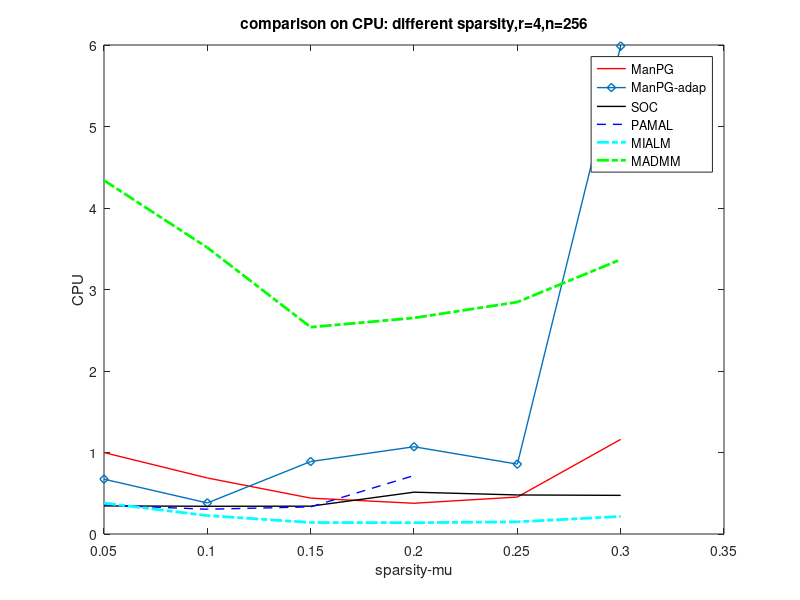
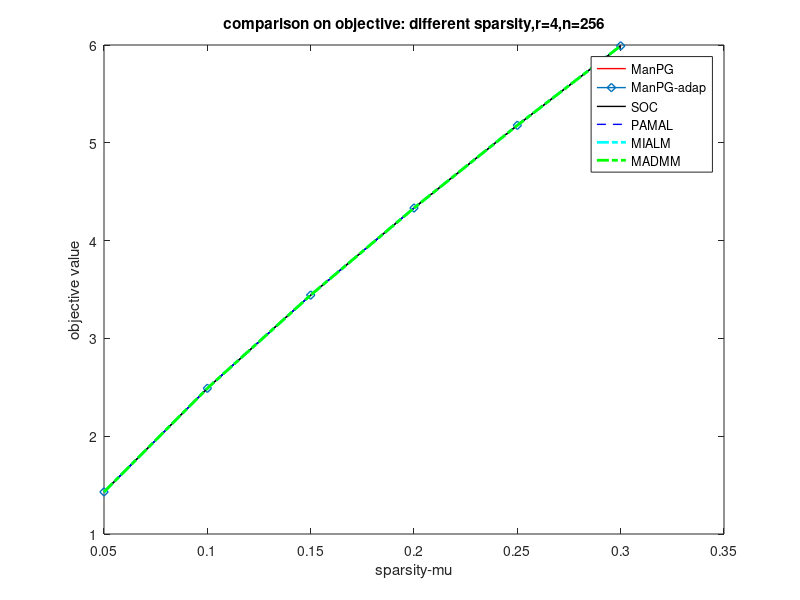
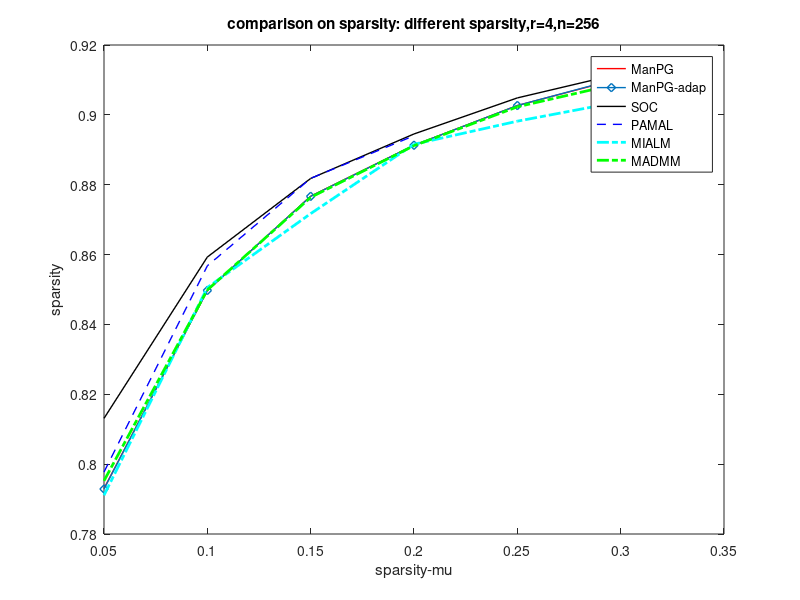
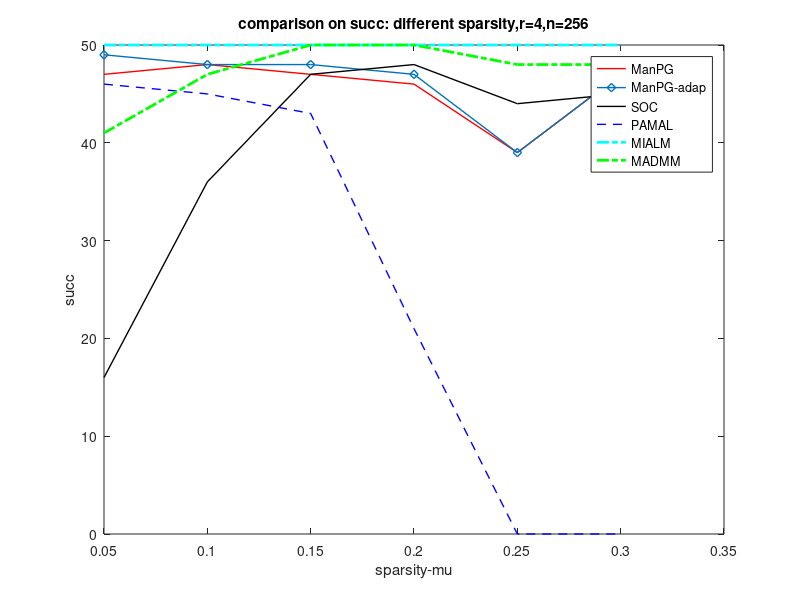

These charts were generated, in order, by the following MATLAB code:

n_set = [128;256;400;512;600;700;800];
r_set = [2;4;6;8;10];   % rankr_set = [4;5;6;7;8];   % rank
mu_set = [0.05;0.1;0.15;0.2;0.25;0.3];
load('info_CMS.mat');

%% ----------------------------------fix  r and n --------------------------------------

r = 4;n = 256;m = length(mu_set);C = new_info_CMs_fixr4n256.C;

%% cpu
figure(1); 
plot(mu_set, reshape(C(1,1,:),1,m), 'r-','linewidth',1); hold on;
plot(mu_set, reshape(C(1,2,:),1,m), 'd-','linewidth',1); hold on;
plot(mu_set, reshape(C(1,4,:),1,m), 'k-','linewidth',1); hold on;
plot(mu_set, reshape(C(1,5,:),1,m), 'b--','linewidth',1); hold on;
plot(mu_set, reshape(C(1,6,:),1,m), 'c-.','linewidth',2); hold on;
plot(mu_set, reshape(C(1,7,:),1,m), 'g-.','linewidth',2);
xlabel('sparsity-mu');   ylabel('CPU');
title(['comparison on CPU: different sparsity',',r=',num2str(r),',n=',num2str(n)]);
legend('ManPG','ManPG-adap','SOC','PAMAL','MIALM','MADMM');

filename_pic1 = ['eps/CMS_CPU_mu_cpu',  '_' num2str(r) '_' num2str(n)  '.eps'];
saveas(gcf,filename_pic1,'epsc')

%% objective 
figure(2); 
plot(mu_set, reshape(C(2,1,:),1,m), 'r-','linewidth',1); hold on;
plot(mu_set, reshape(C(2,2,:),1,m), 'd-','linewidth',1); hold on;
plot(mu_set, reshape(C(2,4,:),1,m), 'k-','linewidth',1); hold on;
plot(mu_set, reshape(C(2,5,:),1,m), 'b--','linewidth',1); hold on;
plot(mu_set, reshape(C(2,6,:),1,m), 'c-.','linewidth',2); hold on;
plot(mu_set, reshape(C(2,7,:),1,m), 'g-.','linewidth',2);
xlabel('sparsity-mu');   ylabel('objective value');
title(['comparison on objective: different sparsity',',r=',num2str(r),',n=',num2str(n)]);
legend('ManPG','ManPG-adap','SOC','PAMAL','MIALM','MADMM');

filename_pic1 = ['eps/CMS_CPU_mu_F',  '_' num2str(r) '_' num2str(n)  '.eps'];
saveas(gcf,filename_pic1,'epsc')

%% sparsity
figure(3); 
plot(mu_set, reshape(C(3,1,:),1,m), 'r-','linewidth',1); hold on;
plot(mu_set, reshape(C(3,2,:),1,m), 'd-','linewidth',1); hold on;
plot(mu_set, reshape(C(3,4,:),1,m), 'k-','linewidth',1); hold on;
plot(mu_set, reshape(C(3,5,:),1,m), 'b--','linewidth',1); hold on;
plot(mu_set, reshape(C(3,6,:),1,m), 'c-.','linewidth',2); hold on;
plot(mu_set, reshape(C(3,7,:),1,m), 'g-.','linewidth',2);
xlabel('sparsity-mu');   ylabel('sparsity');
title(['comparison on sparsity: different sparsity',',r=',num2str(r),',n=',num2str(n)]);
legend('ManPG','ManPG-adap','SOC','PAMAL','MIALM','MADMM');

filename_pic1 = ['eps/CMS_CPU_mu_sp',  '_' num2str(r) '_' num2str(n)  '.eps'];
saveas(gcf,filename_pic1,'epsc')


%% succ
figure(4); C(4,6,:) = 50;
plot(mu_set, reshape(C(4,1,:),1,m), 'r-','linewidth',1); hold on;
plot(mu_set, reshape(C(4,2,:),1,m), 'd-','linewidth',1); hold on;
plot(mu_set, reshape(C(4,4,:),1,m), 'k-','linewidth',1); hold on;
plot(mu_set, reshape(C(4,5,:),1,m), 'b--','linewidth',1); hold on;
plot(mu_set, reshape(C(4,6,:),1,m), 'c-.','linewidth',2); hold on;
plot(mu_set, reshape(C(4,7,:),1,m), 'g-.','linewidth',2);
xlabel('sparsity-mu');   ylabel('succ');
title(['comparison on succ: different sparsity',',r=',num2str(r),',n=',num2str(n)]);
legend('ManPG','ManPG-adap','SOC','PAMAL','MIALM','MADMM');

filename_pic1 = ['eps/CMS_CPU_mu_succ',  '_' num2str(r) '_' num2str(n)  '.eps'];
saveas(gcf,filename_pic1,'epsc')

%% ----------------------------------fix  mu and n --------------------------------------

mu = 0.1;n = 256;m = length(r_set);C = new_info_CMs_fixmu01n256.C;



%% cpu
figure(5); 
plot(r_set, reshape(C(1,1,:),1,m), 'r-','linewidth',1); hold on;
plot(r_set, reshape(C(1,2,:),1,m), 'd-','linewidth',1); hold on;
plot(r_set, reshape(C(1,4,:),1,m), 'k-','linewidth',1); hold on;
plot(r_set, reshape(C(1,5,:),1,m), 'b--','linewidth',1); hold on;
plot(r_set, reshape(C(1,6,:),1,m), 'c-.','linewidth',2); hold on;
plot(r_set, reshape(C(1,7,:),1,m), 'g-.','linewidth',2);
xlabel('dimension-r');   ylabel('CPU');
title(['comparison on CPU: different dimension',',mu=',num2str(mu),',n=',num2str(n)]);
legend('ManPG','ManPG-adap','SOC','PAMAL','MIALM','MADMM');

filename_pic1 = ['eps/CMS_CPU_r_cpu',  '_' num2str(mu) '_' num2str(n)  '.eps'];
saveas(gcf,filename_pic1,'epsc')

%% objective 
figure(6); 
plot(r_set, reshape(C(2,1,:),1,m), 'r-','linewidth',1); hold on;
plot(r_set, reshape(C(2,2,:),1,m), 'd-','linewidth',1); hold on;
plot(r_set, reshape(C(2,4,:),1,m), 'k-','linewidth',1); hold on;
plot(r_set, reshape(C(2,5,:),1,m), 'b--','linewidth',1); hold on;
plot(r_set, reshape(C(2,6,:),1,m), 'c-.','linewidth',2); hold on;
plot(r_set, reshape(C(2,7,:),1,m), 'g-.','linewidth',2);
xlabel('dimension-r');   ylabel('objective value');
title(['comparison on objective: different dimension',',mu=',num2str(mu),',n=',num2str(n)]);
legend('ManPG','ManPG-adap','SOC','PAMAL','MIALM','MADMM');

filename_pic1 = ['eps/CMS_CPU_r_F',  '_' num2str(mu) '_' num2str(n)  '.eps'];
saveas(gcf,filename_pic1,'epsc')

%% sparsity
figure(7); 
plot(r_set, reshape(C(3,1,:),1,m), 'r-','linewidth',1); hold on;
plot(r_set, reshape(C(3,2,:),1,m), 'd-','linewidth',1); hold on;
plot(r_set, reshape(C(3,4,:),1,m), 'k-','linewidth',1); hold on;
plot(r_set, reshape(C(3,5,:),1,m), 'b--','linewidth',1); hold on;
plot(r_set, reshape(C(3,6,:),1,m), 'c-.','linewidth',2); hold on;
plot(r_set, reshape(C(3,7,:),1,m), 'g-.','linewidth',2);
xlabel('dimension-r');   ylabel('sparsity');
title(['comparison on sparsity: different dimension',',mu=',num2str(mu),',n=',num2str(n)]);
legend('ManPG','ManPG-adap','SOC','PAMAL','MIALM','MADMM');

filename_pic1 = ['eps/CMS_CPU_r_sp',  '_' num2str(mu) '_' num2str(n)  '.eps'];
saveas(gcf,filename_pic1,'epsc')


%% sparsity
figure(8); C(4,6,:) = 50;
plot(r_set, reshape(C(4,1,:),1,m), 'r-','linewidth',1); hold on;
plot(r_set, reshape(C(4,2,:),1,m), 'd-','linewidth',1); hold on;
plot(r_set, reshape(C(4,4,:),1,m), 'k-','linewidth',1); hold on;
plot(r_set, reshape(C(4,5,:),1,m), 'b--','linewidth',1); hold on;
plot(r_set, reshape(C(4,6,:),1,m), 'c-.','linewidth',2); hold on;
plot(r_set, reshape(C(4,7,:),1,m), 'g-.','linewidth',2);
xlabel('dimension-r');   ylabel('succ');
title(['comparison on succ: different dimension',',mu=',num2str(mu),',n=',num2str(n)]);
legend('ManPG','ManPG-adap','SOC','PAMAL','MIALM','MADMM');

filename_pic1 = ['eps/CMS_CPU_r_succ',  '_' num2str(mu) '_' num2str(n)  '.eps'];
saveas(gcf,filename_pic1,'epsc')


%% ----------------------------------fix  mu and r --------------------------------------

mu = 0.1;r = 4;m = length(n_set);C = new_info_CMs_fixmu01r4.C;



%% cpu
figure(9); 
plot(n_set, reshape(C(1,1,:),1,m), 'r-','linewidth',1); hold on;
plot(n_set, reshape(C(1,2,:),1,m), 'd-','linewidth',1); hold on;
plot(n_set, reshape(C(1,4,:),1,m), 'k-','linewidth',1); hold on;
plot(n_set, reshape(C(1,5,:),1,m), 'b--','linewidth',1); hold on;
plot(n_set, reshape(C(1,6,:),1,m), 'c-.','linewidth',2); hold on;
plot(n_set, reshape(C(1,7,:),1,m), 'g-.','linewidth',2);
xlabel('dimension-n');   ylabel('CPU');
title(['comparison on CPU: different dimension',',mu=',num2str(mu),',r=',num2str(r)]);
legend('ManPG','ManPG-adap','SOC','PAMAL','MIALM','MADMM');

filename_pic1 = ['eps/CMS_CPU_n_cpu',  '_' num2str(mu) '_' num2str(r)  '.eps'];
saveas(gcf,filename_pic1,'epsc')

%% objective 
figure(10); 
plot(n_set, reshape(C(2,1,:),1,m), 'r-','linewidth',1); hold on;
plot(n_set, reshape(C(2,2,:),1,m), 'd-','linewidth',1); hold on;
plot(n_set, reshape(C(2,4,:),1,m), 'k-','linewidth',1); hold on;
plot(n_set, reshape(C(2,5,:),1,m), 'b--','linewidth',1); hold on;
plot(n_set, reshape(C(2,6,:),1,m), 'c-.','linewidth',2); hold on;
plot(n_set, reshape(C(2,7,:),1,m), 'g-.','linewidth',2);
xlabel('dimension-n');   ylabel('objective value');
title(['comparison on objective: different dimension',',mu=',num2str(mu),',r=',num2str(r)]);
legend('ManPG','ManPG-adap','SOC','PAMAL','MIALM','MADMM');

filename_pic1 = ['eps/CMS_CPU_n_F',  '_' num2str(mu) '_' num2str(r)  '.eps'];
saveas(gcf,filename_pic1,'epsc')

%% sparsity
figure(11); 
plot(n_set, reshape(C(3,1,:),1,m), 'r-','linewidth',1); hold on;
plot(n_set, reshape(C(3,2,:),1,m), 'd-','linewidth',1); hold on;
plot(n_set, reshape(C(3,4,:),1,m), 'k-','linewidth',1); hold on;
plot(n_set, reshape(C(3,5,:),1,m), 'b--','linewidth',1); hold on;
plot(n_set, reshape(C(3,6,:),1,m), 'c-.','linewidth',2); hold on;
plot(n_set, reshape(C(3,7,:),1,m), 'g-.','linewidth',2);
xlabel('dimension-n');   ylabel('sparsity');
title(['comparison on sparsity: different dimension',',mu=',num2str(mu),',r=',num2str(r)]);
legend('ManPG','ManPG-adap','SOC','PAMAL','MIALM','MADMM');

filename_pic1 = ['eps/CMS_CPU_n_sp',  '_' num2str(mu) '_' num2str(r)  '.eps'];
saveas(gcf,filename_pic1,'epsc')


figure(12); C(4,6,:) = 50;
plot(n_set, reshape(C(4,1,:),1,m), 'r-','linewidth',1); hold on;
plot(n_set, reshape(C(4,2,:),1,m), 'd-','linewidth',1); hold on;
plot(n_set, reshape(C(4,4,:),1,m), 'k-','linewidth',1); hold on;
plot(n_set, reshape(C(4,5,:),1,m), 'b--','linewidth',1); hold on;
plot(n_set, reshape(C(4,6,:),1,m), 'c-.','linewidth',2); hold on;
plot(n_set, reshape(C(4,7,:),1,m), 'g-.','linewidth',2);
xlabel('dimension-n');   ylabel('succ');
title(['comparison on succ: different dimension',',mu=',num2str(mu),',r=',num2str(r)]);
legend('ManPG','ManPG-adap','SOC','PAMAL','MIALM','MADMM');

filename_pic1 = ['eps/CMS_CPU_n_succ',  '_' num2str(mu) '_' num2str(r)  '.eps'];
saveas(gcf,filename_pic1,'epsc')
